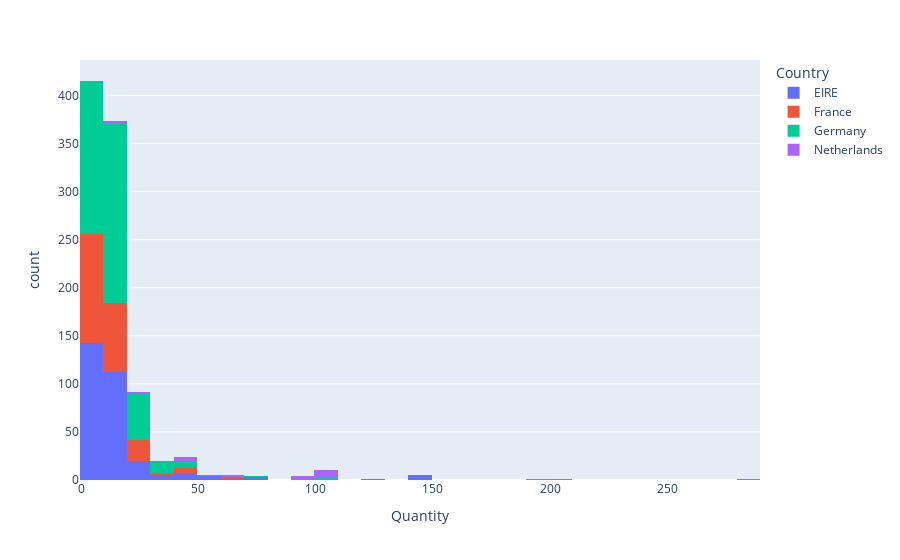

Notebook code for this chart:
### Code cell
fig.show()

### Figure 1 — Plotly figure (JSON) as saved in the notebook; plotly's stock layout.template omitted (floating-point values rounded to 4 significant figures; data arrays with more than 128 entries replaced by an {"elided": "..."} marker saying what was removed)
{"data": [{"alignmentgroup": "True", "bingroup": "x", "hovertemplate": "Country=EIRE<br>Quantity=%{x}<br>count=%{y}<extra></extra>", "legendgroup": "EIRE", "marker": {"color": "#636efa", "pattern": {"shape": ""}}, "name": "EIRE", "nbinsx": 50, "offsetgroup": "EIRE", "orientation": "v", "showlegend": true, "type": "histogram", "x": {"elided": "300 int values"}, "xaxis": "x", "yaxis": "y"}, {"alignmentgroup": "True", "bingroup": "x", "hovertemplate": "Country=France<br>Quantity=%{x}<br>count=%{y}<extra></extra>", "legendgroup": "France", "marker": {"color": "#EF553B", "pattern": {"shape": ""}}, "name": "France", "nbinsx": 50, "offsetgroup": "France", "orientation": "v", "showlegend": true, "type": "histogram", "x": {"elided": "217 int values"}, "xaxis": "x", "yaxis": "y"}, {"alignmentgroup": "True", "bingroup": "x", "hovertemplate": "Country=Germany<br>Quantity=%{x}<br>count=%{y}<extra></extra>", "legendgroup": "Germany", "marker": {"color": "#00cc96", "pattern": {"shape": ""}}, "name": "Germany", "nbinsx": 50, "offsetgroup": "Germany", "orientation": "v", "showlegend": true, "type": "histogram", "x": {"elided": "421 int values"}, "xaxis": "x", "yaxis": "y"}, {"alignmentgroup": "True", "bingroup": "x", "hovertemplate": "Country=Netherlands<br>Quantity=%{x}<br>count=%{y}<extra></extra>", "legendgroup": "Netherlands", "marker": {"color": "#ab63fa", "pattern": {"shape": ""}}, "name": "Netherlands", "nbinsx": 50, "offsetgroup": "Netherlands", "orientation": "v", "showlegend": true, "type": "histogram", "x": [96, 48, 64, 48, 100, 200, 100, 100, 48, 48, 64, 96, 10, 96, 100, 100, 96, 100, 12, 12, 24, 100, 100], "xaxis": "x", "yaxis": "y"}], "layout": {"barmode": "relative", "legend": {"title": {"text": "Country"}, "tracegroupgap": 0}, "margin": {"t": 60}, "xaxis": {"anchor": "y", "domain": [0, 1], "title": {"text": "Quantity"}}, "yaxis": {"anchor": "x", "domain": [0, 1], "title": {"text": "count"}}}}
